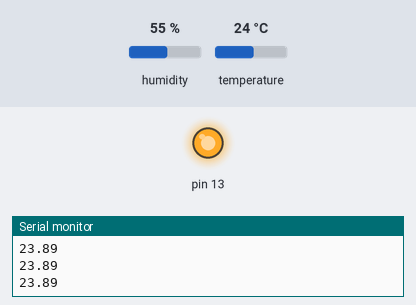
Recording of a sketch running on a simulated Arduino Uno, built with avr-gcc and run on an emulated ATmega328P. Parts: output pins drawn as LEDs (lit = HIGH), the last lines printed to the serial monitor. The inputs (shaded band) are chosen by the test bench; at power-on: temperature 24 °C, humidity 55 %.

Above: at 2.8 s.
2.9 s: temperature set to 20 °C
At 5.2 s:
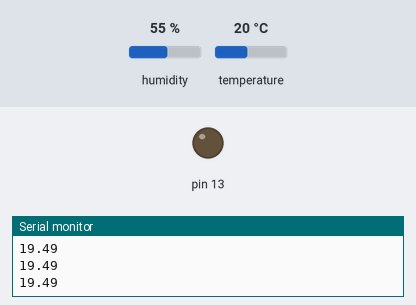
5.6 s: temperature set to 28 °C
At 6.4 s:
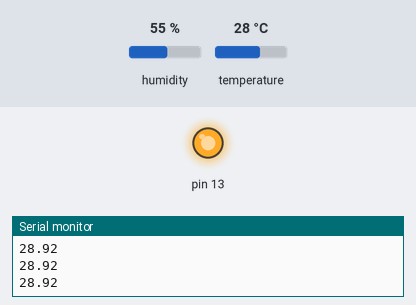
8.3 s: temperature set to 12 °C
At 11.2 s:
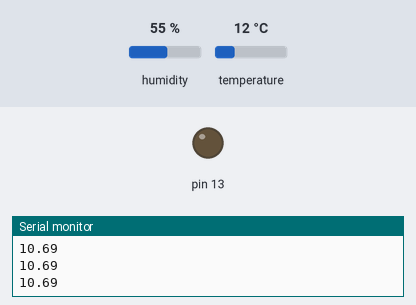
Timing chart, 0 to 12.7 s (numbered marks = the images above; inputs shaded):
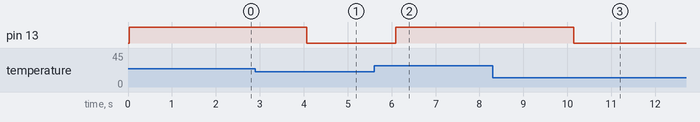

Measured:
- the behaviour switches between 22 and 21 °C on temperature (found by bisection; images 0 and 1)
- after the input at 2.9 s, pin 13: HIGH → LOW after 1.2 s
- after the input at 5.6 s, pin 13: LOW → HIGH after 0.50 s
- after the input at 8.3 s, pin 13: HIGH → LOW after 1.8 s

The sketch:

DHT-LED.ino
```cpp
#include "DHT.h"

#define DHTPIN 2

#define DHTTYPE DHT11

DHT dht(DHTPIN,DHTTYPE);
void setup() {
  // put your setup code here, to run once:
  Serial.begin(9600);
  pinMode(13,OUTPUT);
  dht.begin();
}

void loop() {
  // put your main code here, to run repeatedly:
  float percepita=dht.computeHeatIndex(dht.readTemperature(), dht.readHumidity(), false);
  Serial.println(percepita);
  if(percepita>21.00){
    digitalWrite(13,HIGH);
  }
  else
    digitalWrite(13,LOW);
}
```
